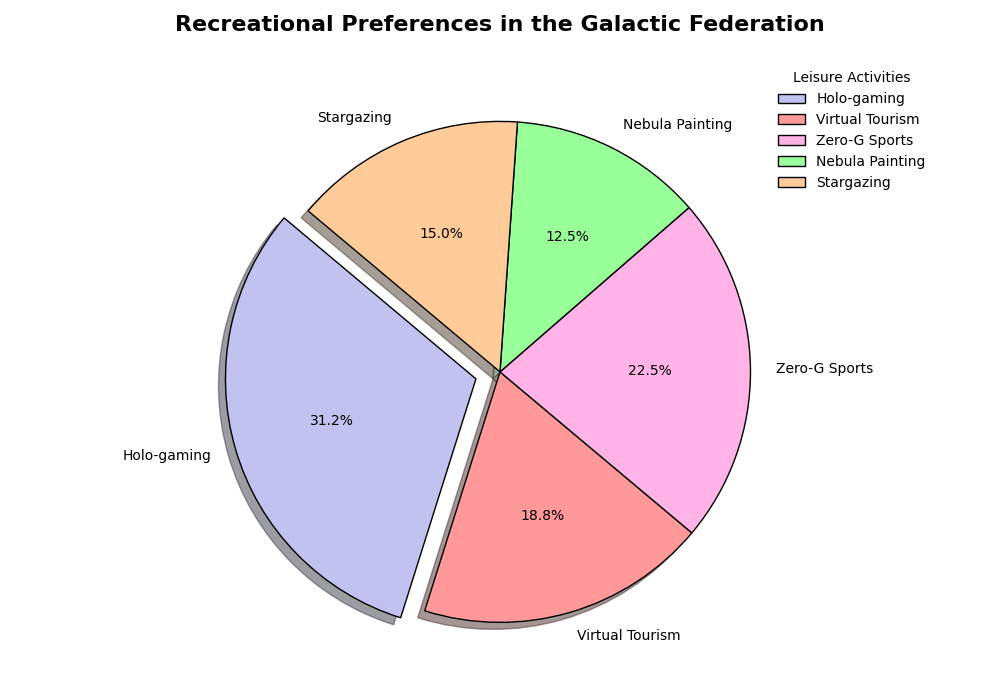

Reproduce this figure in Python.
import matplotlib.pyplot as plt

activities = [
    "Holo-gaming", 
    "Virtual Tourism", 
    "Zero-G Sports", 
    "Nebula Painting", 
    "Stargazing"
]
popularity_percentages = [25, 15, 18, 10, 12]

# Colors for each activity, shuffled
colors = ['#c2c2f0', '#ff9999', '#ffb3e6', '#99ff99', '#ffcc99']

fig, ax1 = plt.subplots(figsize=(10, 7))

explode = [0.1, 0, 0, 0, 0]

ax1.pie(popularity_percentages, labels=activities, autopct='%1.1f%%', startangle=140, colors=colors,
        explode=explode, shadow=True, wedgeprops=dict(edgecolor='black'))

ax1.set_title("Recreational Preferences in the Galactic Federation", fontsize=16, fontweight='bold', pad=20)

plt.legend(activities, title="Leisure Activities", loc="upper right", bbox_to_anchor=(1.2, 1), frameon=False)

plt.tight_layout()

plt.show()
